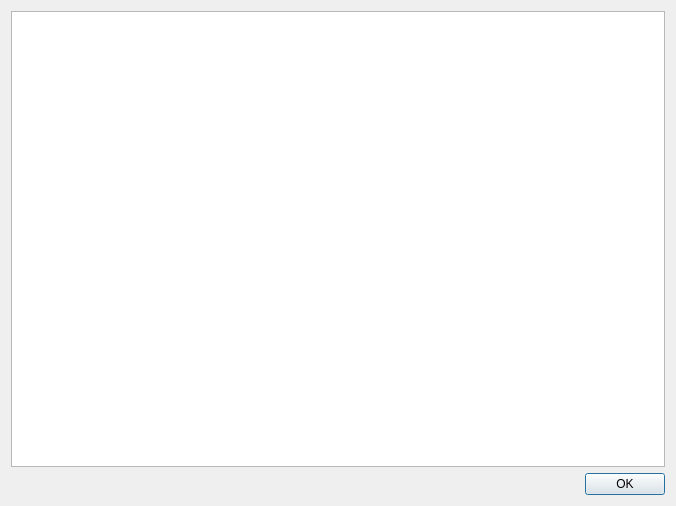
<?xml version="1.0" encoding="UTF-8"?>
<ui version="4.0">
 <class>LicenseDialog</class>
 <widget class="QDialog" name="LicenseDialog">
  <property name="geometry">
   <rect>
    <x>0</x>
    <y>0</y>
    <width>676</width>
    <height>506</height>
   </rect>
  </property>
  <property name="windowTitle">
   <string>gvtree - License</string>
  </property>
  <layout class="QGridLayout" name="gridLayout">
   <item row="1" column="1">
    <widget class="QPushButton" name="pbOK">
     <property name="text">
      <string>OK</string>
     </property>
    </widget>
   </item>
   <item row="1" column="0">
    <spacer name="horizontalSpacer">
     <property name="orientation">
      <enum>Qt::Horizontal</enum>
     </property>
     <property name="sizeHint" stdset="0">
      <size>
       <width>40</width>
       <height>20</height>
      </size>
     </property>
    </spacer>
   </item>
   <item row="0" column="0" colspan="2">
    <widget class="QTextBrowser" name="textBrowser"/>
   </item>
  </layout>
 </widget>
 <resources/>
 <connections/>
</ui>
